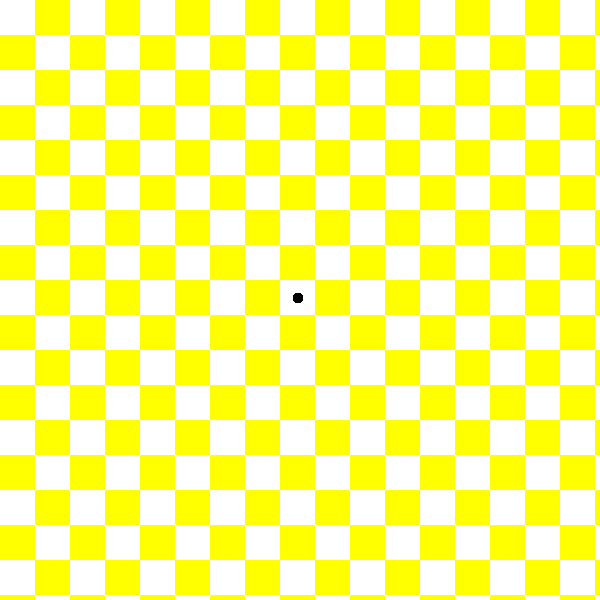
Frame 1 (no input)
Frame 60 (the mouse pressed at the canvas centre just before this capture): identical to frame 1, image omitted
Frame 120 (the mouse held since frame 60 and released just before this capture): identical to frame 1, image omitted

The Processing sketch that drew this single still picture (run headless with seeded random() and noise(); from frame 60 on, the mouse is pressed at the canvas centre):

// Processing sketch: processing_60834
// ── processing_60834.pde

//HW 3 - Sarah Lesnikoski
/*     Absorb image by focusing on the center ellipse. Click to see after
       image. This yellow checker pattern, for most, will activate the negative
       white spaces revealing a reverse pattern again in yellow.
       Some still focus in on the positve after images and see a complimentary
       blue pattern.
       I should warn you on the eye strain... All I could see was light spots
       in my eyes after so many times testing this. It's ok though, I'm not blind 
       anymore. */

void setup() {
size (600, 600);
smooth();
noStroke();
}

void draw () {
  for(int i=0; i < 600; i += 35) {
    for (int j = 0; j < 600; j += 35)
    {
      if((i+j)%2==0) {
        fill(255);
      }else {
        fill(255,255,0);
      }
      rect(i, j, 50,50);
      fill(0);
      ellipse(298,298,10,10);
      
     if (mousePressed && (mouseButton == LEFT)) {
        fill(255);
        rect(0,0,600,600);
          fill(0);
          ellipse(298,298,10,10);      
     }
    }          
  }
}


//references:
//notes from class on for-loops, Reas and Fry; 61, Control 2: Repetition, and...
//snooping around openprocessing.org class projects for the 'mousePressed' line.  
